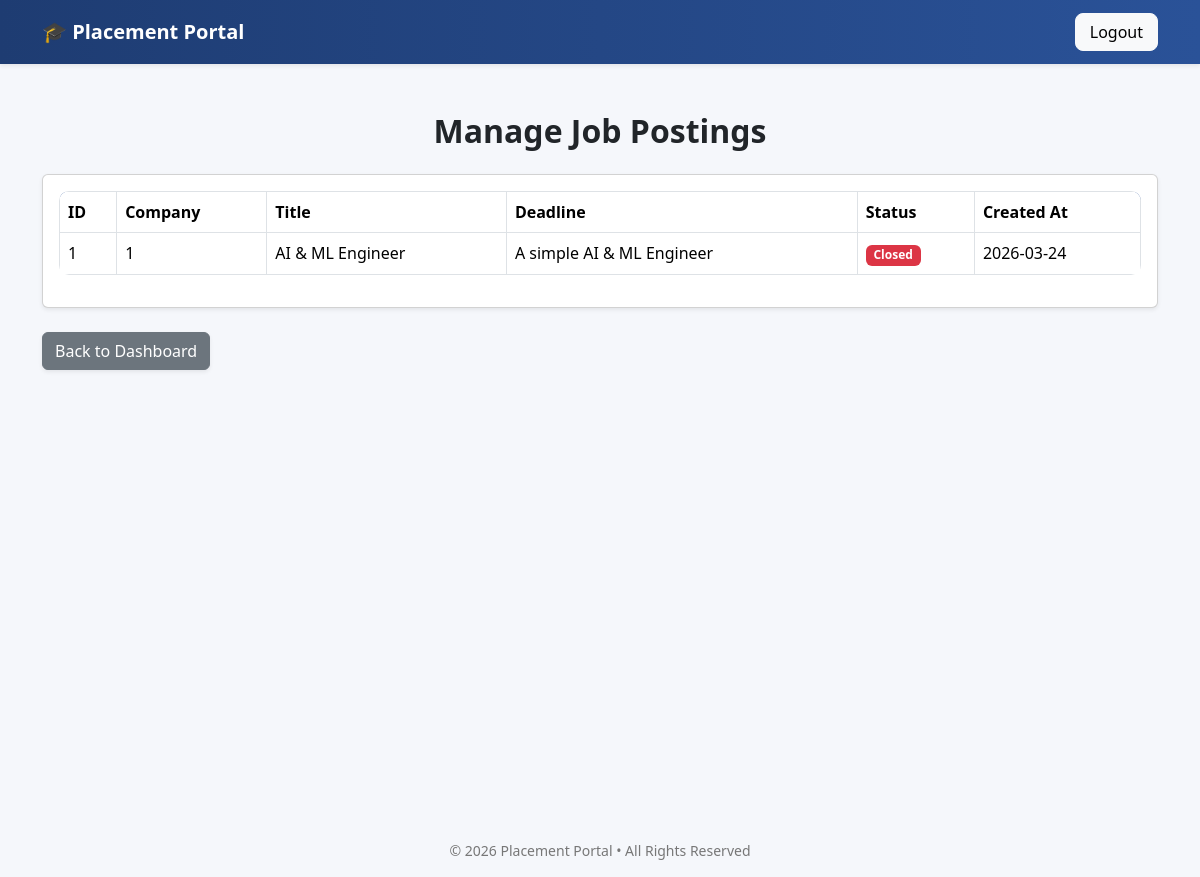
Before: /admin/manage_jobs (signed in) with the older database file.
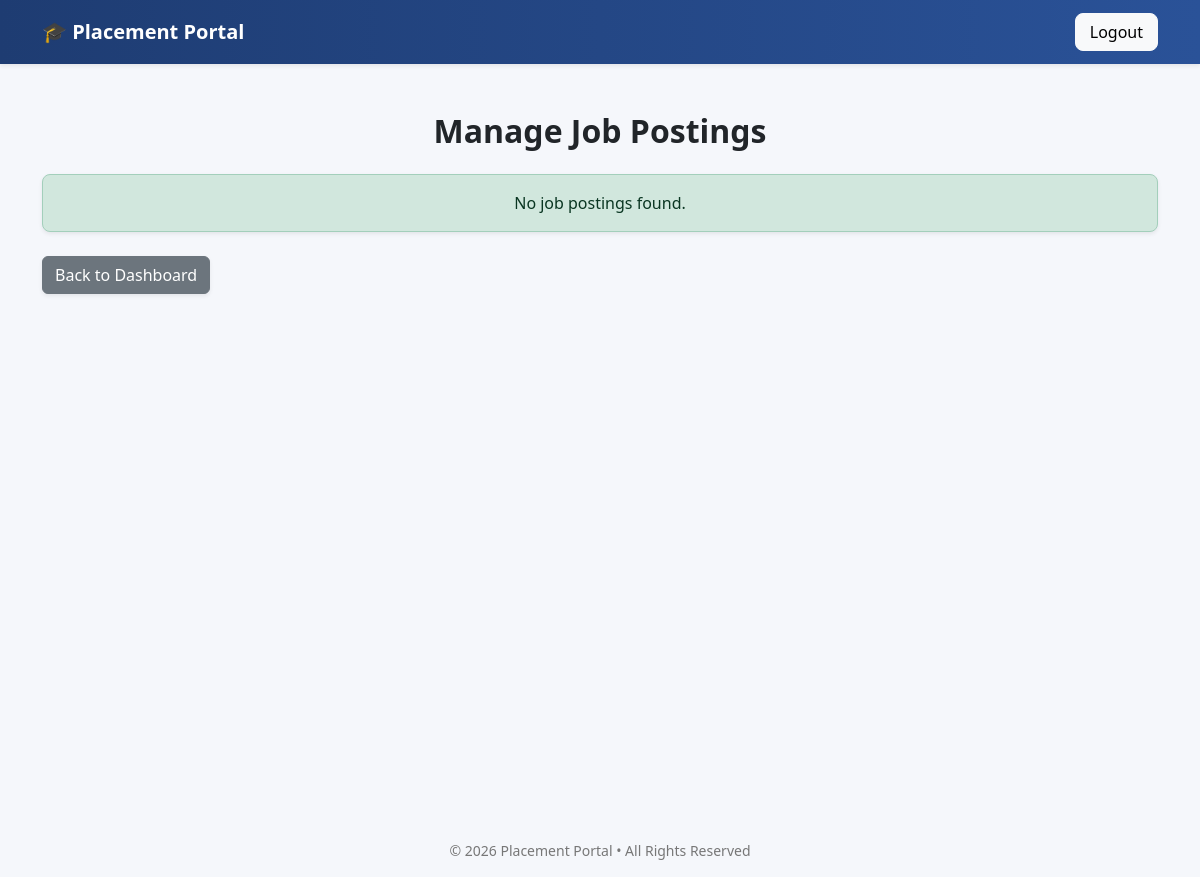
After: the same page with the newer database file.
### tables this page shows
CREATE TABLE jobs(
        id INTEGER PRIMARY KEY AUTOINCREMENT,
        company_id INTEGER NOT NULL,
        title TEXT NOT NULL,
        description TEXT NOT NULL,
        eligibility_criteria TEXT NOT NULL,
        deadline TEXT NOT NULL,
        required_skills TEXT,
        experience_required TEXT,
        salary_range TEXT,
        job_type TEXT CHECK(job_type IN ('Full-time','Internship','Contract')) DEFAULT 'Full-time',
        location TEXT,
        status TEXT CHECK(status in ('Pending','Approved','Closed')) DEFAULT 'Pending' NOT NULL,
        created_at TIMESTAMP DEFAULT CURRENT_TIMESTAMP,
        FOREIGN KEY (company_id) REFERENCES companies(id)
        ON DELETE CASCADE
        ON UPDATE CASCADE
    );

### app.py (the view)
@app.route("/admin/manage_jobs") # Admin manage jobs page
@login_required
def manage_jobs():
    if current_user.role != "admin":
       flash("Unauthorized access")
       return redirect(url_for("login"))
    con=sqlite3.connect("placement.db")
    cur=con.cursor()
    cur.execute("SELECT * FROM jobs JOIN companies ON jobs.company_id=companies.id")
    jobs=cur.fetchall()
    con.close()
    return render_template("manage_jobs.html",jobs=jobs)

### app.py (called while the page is built)
@login_manager.user_loader # Company user loader page
def load_user(user_id):
    try:
        role, actual_id = user_id.split("-")
        return User(int(actual_id), role)
    except (ValueError, AttributeError):
        return None

### templates/manage_jobs.html (shortened to what this page needs)
{% extends "base.html" %}
{% block content %}
<div class="container mt-5">
    <h2 class="mb-4 text-center">Manage Job Postings</h2>
    {% if jobs %}
        <div class="card shadow-sm">
            <div class="card-body">
                <div class="table-responsive">
                    <table class="table table-bordered align-middle">
                        <thead>
                            <tr>
                                <th>ID</th>
                                <th>Company</th>
                                <th>Title</th>
                                <th>Deadline</th>
                                <th>Status</th>
                                <th>Created At</th>
                            </tr>
                        </thead>
                        <tbody>
                            {% for job in jobs %}
                            <tr>
                                <td>{{ job[0] }}</td>
                                <td>{{ job[1] }}</td>
                                <td>{{ job[2] }}</td>
                                <td>{{ job[3] }}</td>
                                <td>
                                    {% if job[4] == "Approved" %}
                                        <span class="badge bg-success">Approved</span>
                                    {% elif job[4] == "Pending" %}
                                        <span class="badge bg-warning text-dark">Pending</span>
                                    {% else %}
                                        <span class="badge bg-danger">Closed</span>
                                    {% endif %}
                                </td>
                                <td>{{ job[5] }}</td>
                            </tr>
                            {% endfor %}
                        </tbody>
                    </table>
                </div>
            </div>
        </div>
    {% else %}
        <div class="alert alert-success text-center shadow-sm">
            No job postings found.
        </div>
    {% endif %}
    <div class="mt-4">
        <a href="{{ url_for('admin_dashboard') }}" class="btn btn-secondary shadow-sm">
            Back to Dashboard
        </a>
    </div>
</div>
{% endblock %}

Changed rows visible on the page:
removed jobs: id "1", company "1", title "AI & ML Engineer", description "A simple AI & ML Engineer", shows "Closed", deadline "2026-03-24"
Other visible differences:
text no longer shown: "ID Company Title Deadline Status Created At"
text now shown: "No job postings found."
